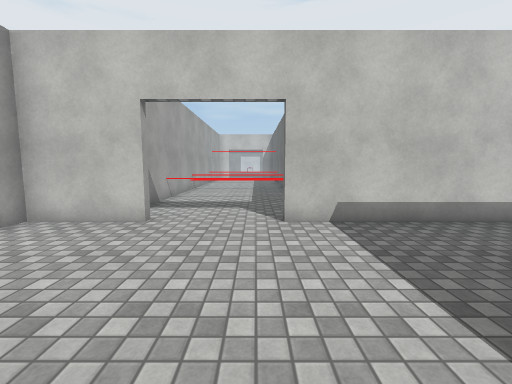
view 1 (above)

13 first-person views from a walk through a 3-D level made in the Unity game engine. The camera is 1.4 m above the floor, tilts 6° down and sees 90° across. Doors are open. The floor is counted in squares, 1 m on a side. Each view is taken from the middle of a square. On the plan, view 1 faces up. The plan holds only what a view shows up to about 13 squares ahead; the rest is blank. The place goes on beyond the plan. The player is left out. Surface patterns are stand-ins for the level's own textures.

view 2
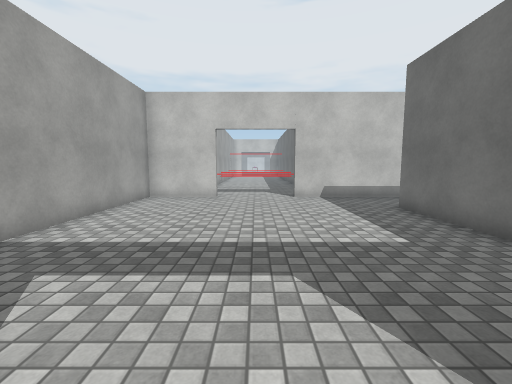

view 3
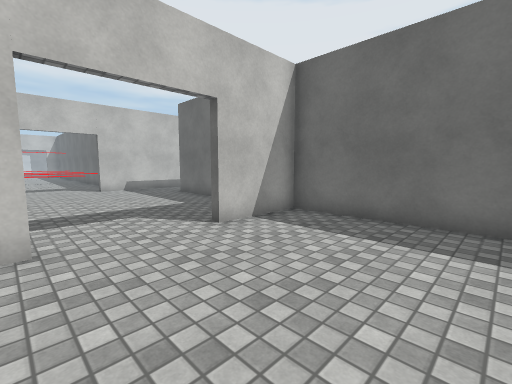

view 4
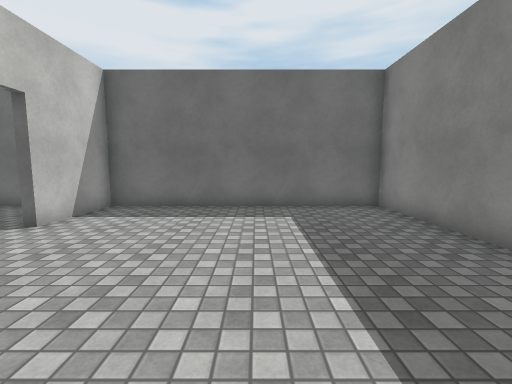

view 5
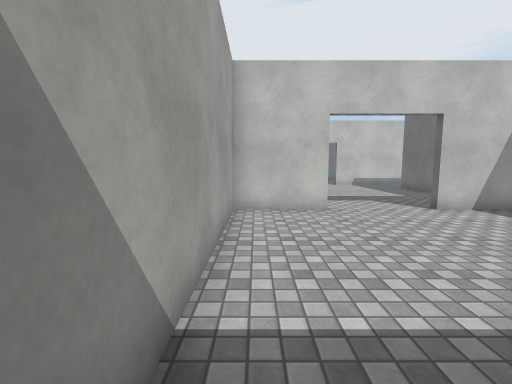

view 6
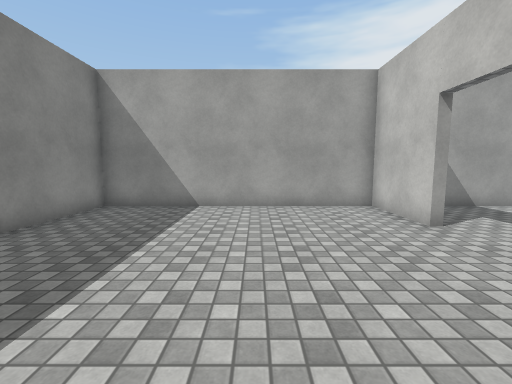

view 7
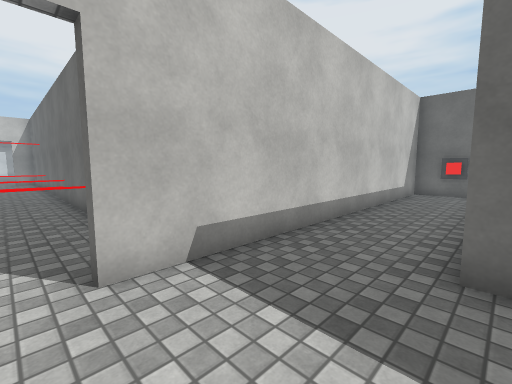

view 8
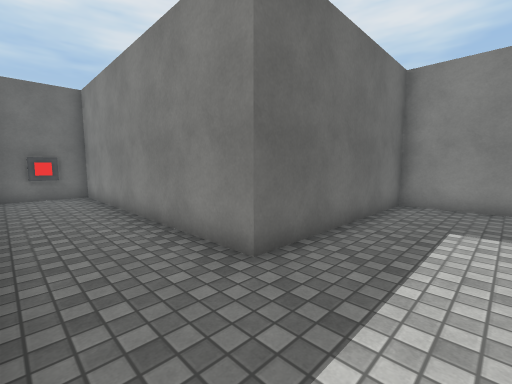

view 9
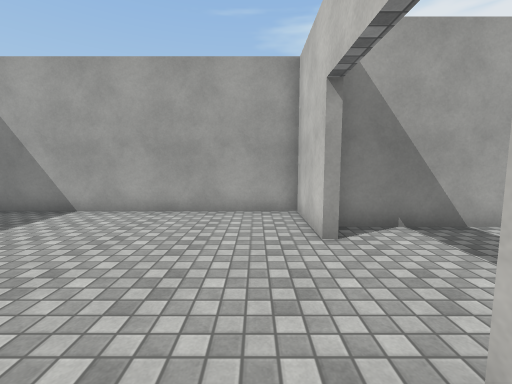

view 10
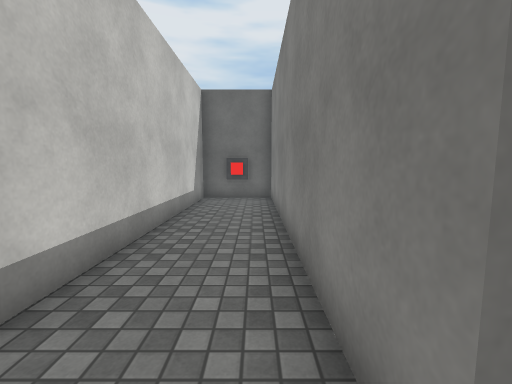

view 11
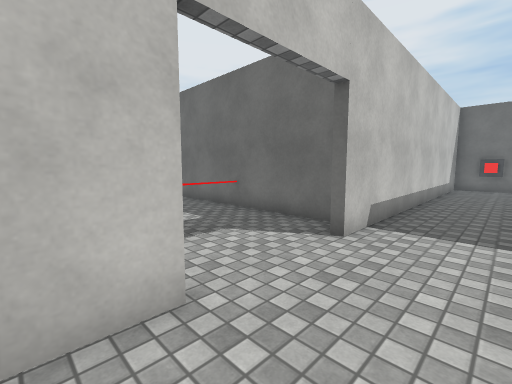

view 12
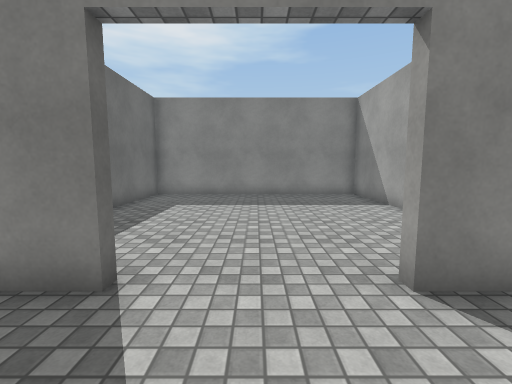

view 13
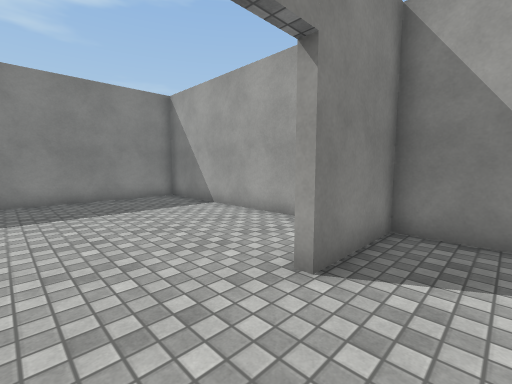

### Floor plan
Points are (right, up) in squares from view 1. A wall is a line through its corners. A room is listed if a view was taken in it or the views show most of it. See-through windows are left out.
Room 1 (views 1, 7, 8, 9, 10, 11, 12, 13)
walls: (0.7, -3.7) (3.7, -3.7) (3.7, 3.3) (14, 3.3) (14, 6.3) (0.6, 6.3); (-2.6, 6.3) (-5.7, 6.3) (-5.7, -3.7) (-2.8, -3.7)
ways out: open door at (-1, -4) to room 2; open door at (-1, 6) to room 3
Room 2 (views 2, 3, 4, 5, 6)
walls: (-2.8, -4) (-5.7, -4) (-5.7, -13.2) (3.7, -13.2) (3.7, -4) (0.7, -4)
ways out: open door at (-1, -4) to room 1
Room 3 (no view inside)
walls: (1.7, 7) (1.7, 11); (-3.7, 11.1) (-3.7, 6.9)
low walls: (1.6, 10.6) (-3.6, 10.6)
ways out: open door at (-1, 6) to room 1

Positions as (right, up) in squares from view 1, and headings:
1: (0, 0), facing up
2: (-1, -5), facing up
3: (-3, -9), facing up-right
4: (-5, -9), facing right
5: (-5, -12), facing up
6: (3, -8), facing left
7: (0, 3), facing up-right
8: (1, 6), facing down-right
9: (2, 5), facing left
10: (3, 4), facing right
11: (-4, 4), facing up-right
12: (-1, -1), facing down
13: (0, -2), facing down-left
